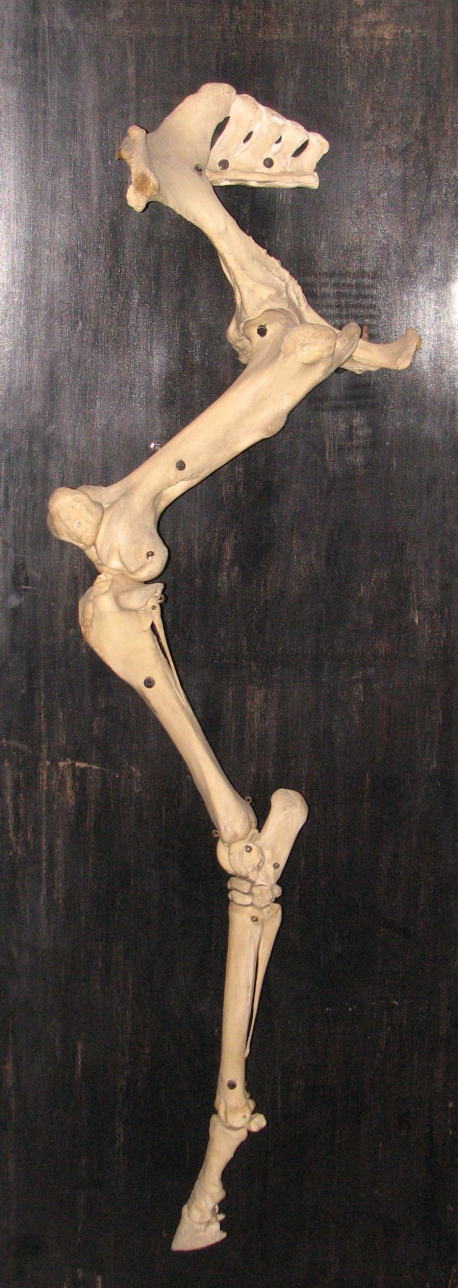
#> input picture img/quellen/hto_horse_leg_bones.jpg, 915 x 2576 px, found by its file name (shown at 1/2 size)
$ python hinterbein_patch.py ../img/quellen/hto_horse_leg_bones.jpg
#> lines starting #> are read from the running program, lines starting #| are printed output that depends on the picture
# Anatomie: neuer Bildsatz "Hinterbein" – Foto "Horse leg, bones.JPG" von HTO (2009, Wikimedia Commons, gemeinfrei). Idempotent. 02.11.2026
import re,sys,shutil,os
from PIL import Image
SRC='/mnt/user-data/attachments/84727e50-3613-58a1-bff4-1f3faf43c207/2d7df49f-image.jpg'
Q='img/quellen/hto_horse_leg_bones.jpg'
if not os.path.exists(Q): shutil.copy(SRC,Q)
im=Image.open(Q).convert('RGB');k=im.width/710          # Koordinaten unten: Vorschau mit Breite 710
#> further down, im is the input picture: PIL image 915x2576 RGB; mean R, G, B 83.8, 74, 67.8
#> after `k = im.width / 710`: k = 1.29
r=im.rotate(90,expand=True)                               # Bein liegt: Becken links, Huf rechts
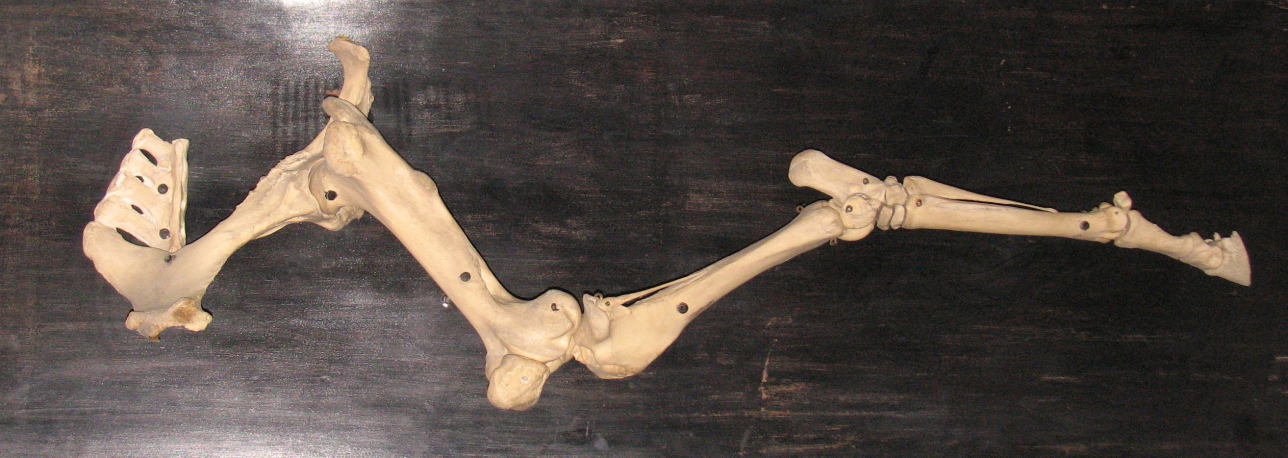
#> r: PIL image 2576x915 RGB (shown at 1/2 size); mean R, G, B 83.8, 74, 67.8
f=1400/r.width;W,H=1400,round(r.height*f)
#> after `f = 1400 / r.width`: f = 0.543
#> after `W, H = (1400, round(r.height * f))`: W = 1400; H = 497
r.resize((W,H),Image.LANCZOS).save('img/hinterbein.jpg',quality=84,optimize=True)
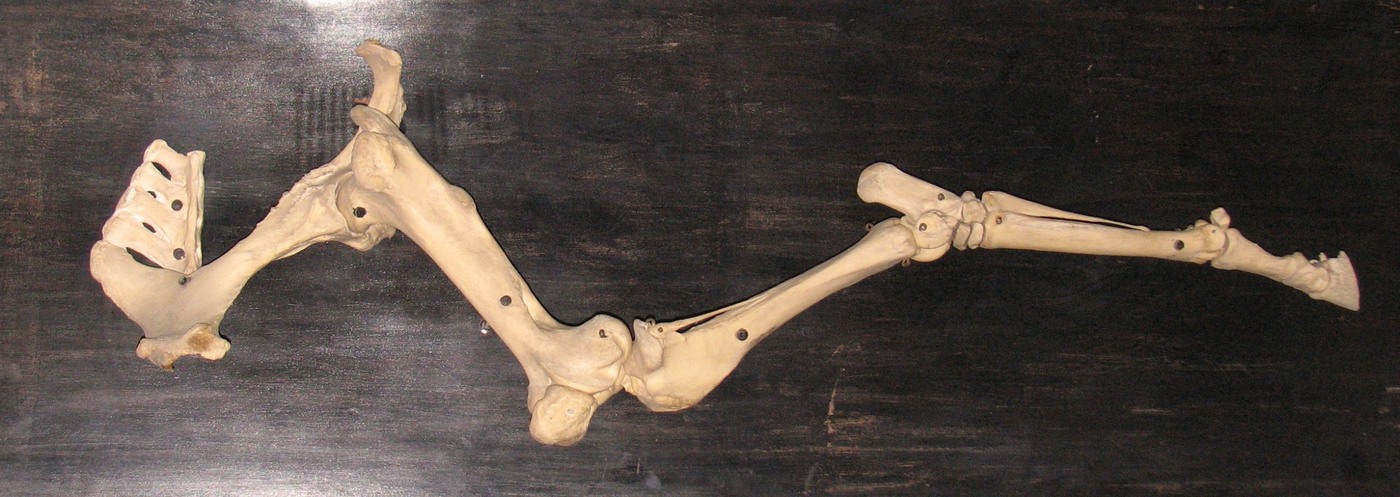
#> saved as hinterbein.jpg: PIL image 1400x497 RGB; mean R, G, B 83.8, 74, 67.8
def pt(x,y):                                              # (x,y) der Vorschau -> gedrehtes, verkleinertes Bild
#> called with x = 410, y = 235
    X,Y=x*k,y*k;return round(Y*f),round((im.width-X)*f)
#> after `X, Y = (x * k, y * k)`: X = 528.4; Y = 302.9
P=[
 ('kb','Kreuzbein','Sacrum',pt(410,235),'Das Kreuzbein ist mit dem Becken fest verwachsen. Über diese Verbindung geht die Kraft der Hinterhand auf die Wirbelsäule und den Rücken.','The sacrum is fused with the pelvis. The power of the hindquarters passes through this joint to the spine and back.'),
 ('hh','Hüfthöcker','Point of the hip',pt(210,250),'Der Knochenvorsprung seitlich vorn an der Kruppe. Man kann ihn außen am Pferd ertasten.','The bony point at the side of the croup. You can feel it from the outside.'),
 ('hg','Hüftgelenk','Hip joint',pt(430,515),'Das Kugelgelenk, in dem der Oberschenkel am Becken sitzt. Beim Untertreten der Hinterbeine arbeitet es besonders stark.','The ball-and-socket joint where the thigh bone meets the pelvis. It works hard when the hind legs step under.'),
 ('sb','Sitzbein','Ischium',pt(610,535),'Der hintere Teil des Beckens. Das Ende bildet den „Sitzbeinhöcker“, den hintersten Punkt der Hinterhand.','The rear part of the pelvis. Its end is the point of the buttock, the rearmost point of the hindquarters.'),
 ('of','Oberschenkelknochen','Femur',pt(330,670),'Der kräftigste Knochen des Pferdes. Er liegt versteckt unter der großen Muskulatur der Hinterhand.','The strongest bone in the horse. It lies hidden under the large muscles of the hindquarters.'),
 ('ks','Kniescheibe','Patella',pt(110,775),'Sie sitzt vorn am Kniegelenk, das beim Pferd hoch oben in der Flanke liegt. Sie kann einrasten, damit das Pferd im Stehen ruht. Bleibt sie hängen, wird das Bein steif nach hinten gestreckt.','It sits at the front of the stifle joint, high up in the flank. It can lock so the horse rests while standing. If it catches, the leg is stuck stiffly backwards.'),
 ('sc','Schienbein','Tibia',pt(270,1100),'Der lange Knochen zwischen Knie und Sprunggelenk. Das dünne Wadenbein daneben ist nur noch ein kleiner Rest.','The long bone between stifle and hock. The thin fibula beside it is only a small remnant.'),
 ('fb','Fersenbein','Calcaneus (point of the hock)',pt(445,1255),'Die Spitze des Sprunggelenks. An ihr setzt die kräftige Sehne an, die das Sprunggelenk streckt. Es ist die „Ferse“ des Pferdes, weit oben am Bein.','The point of the hock. The strong tendon that extends the hock attaches here. It is the horse\'s heel, high up the leg.'),
 ('sg','Sprunggelenk','Hock (tarsal bones)',pt(385,1370),'Mehrere kleine Knochen, die wie ein Scharnier arbeiten. Sie fangen bei jedem Schritt Stöße ab. Hier treten häufig Gelenkprobleme auf, zum Beispiel Spat.','Several small bones that work like a hinge. They absorb the shock of every step. Joint problems such as spavin are common here.'),
 ('rb','Röhrbein','Cannon bone',pt(385,1520),'Der lange, glatte Knochen unter dem Sprunggelenk. Seitlich liegen die beiden schmalen Griffelbeine.','The long smooth bone below the hock. The two slim splint bones lie beside it.'),
 ('fg','Fesselgelenk','Fetlock joint',pt(365,1730),'Das Gelenk zwischen Röhrbein und Fesselbein. Hier sitzen die Gleichbeine. Es federt bei jedem Tritt stark ein.','The joint between cannon bone and pastern. The sesamoid bones sit here. It gives way a lot with every step.'),
 ('fs','Fesselbein und Kronbein','Pastern bones',pt(340,1810),'Die beiden Knochen in der Fessel, zwischen Fesselgelenk und Huf. Sie machen den Tritt weich.','The two bones of the pastern between fetlock and hoof. They soften the stride.'),
 ('hb','Hufbein','Coffin bone',pt(305,1890),'Der Knochen im Huf. Er ist ganz vom Horn umgeben und trägt das Gewicht des Pferdes mit.','The bone inside the hoof. It is completely enclosed by horn and carries the horse\'s weight.')
]
def q(t):return "'"+t.replace("\\","\\\\").replace("'","\\'")+"'"
arr="const PB=[\n"+",\n".join("['%s',%s,%s,%d,%d,%s,%s]"%(p[0],q(p[1]),q(p[2]),p[3][0],p[3][1],q(p[4]),q(p[5])) for p in P)+"\n];\n"
#> (the run stopped early here; a loop or call above may not have finished)

$ run again, with img/quellen/axe_unterkiefer_1906.jpg copied over img/quellen/hto_horse_leg_bones.jpg
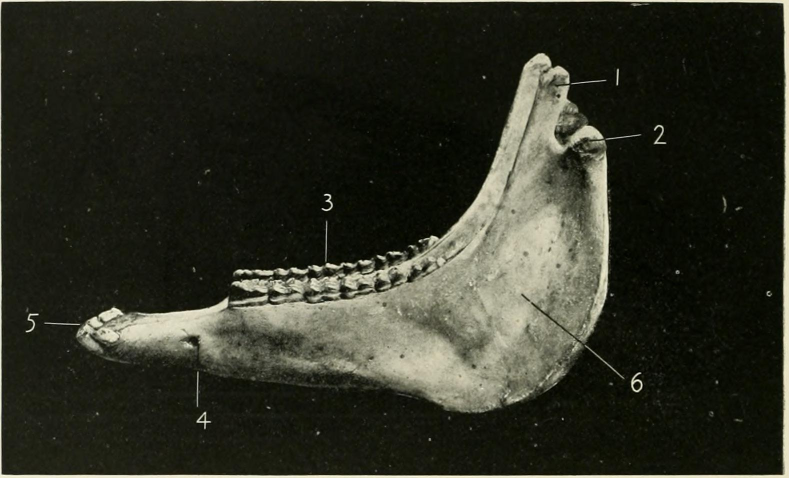
#> input picture img/quellen/axe_unterkiefer_1906.jpg, 1578 x 956 px, found by its file name (shown at 1/2 size)
#> im is the input picture: PIL image 1578x956 RGB; mean R, G, B 46.9, 48.1, 36.6
#> `r=im.rotate(90,expand=True)`:
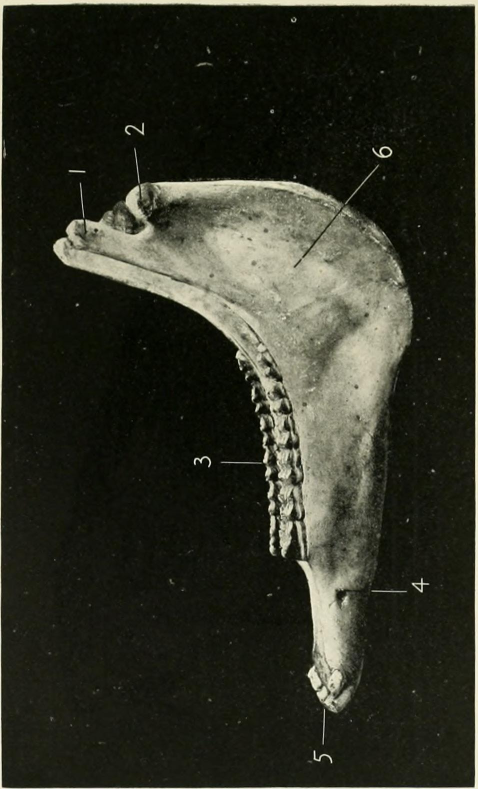
#> r: PIL image 956x1578 RGB (shown at 1/2 size); mean R, G, B 46.9, 48.1, 36.6
